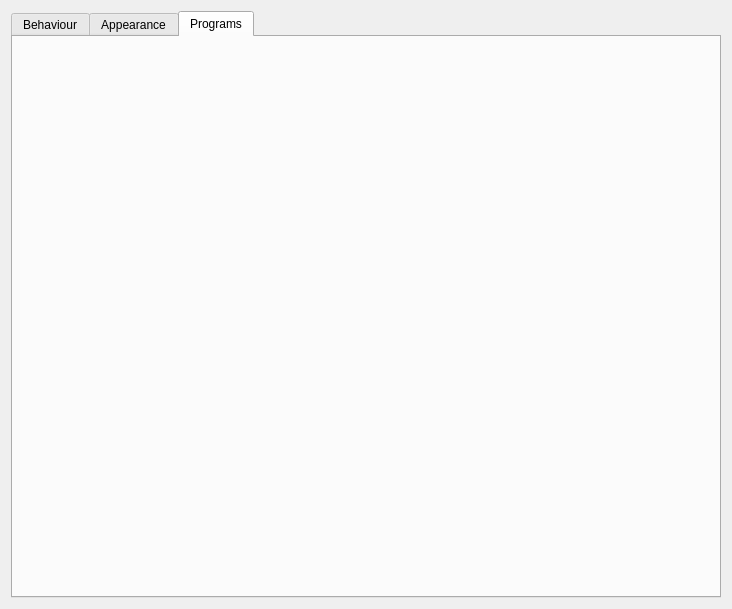
<ui version="4.0" >
 <class>Dialog</class>
 <widget class="QDialog" name="Dialog" >
  <property name="geometry" >
   <rect>
    <x>0</x>
    <y>0</y>
    <width>732</width>
    <height>609</height>
   </rect>
  </property>
  <property name="windowTitle" >
   <string>Dialog</string>
  </property>
  <layout class="QVBoxLayout" name="verticalLayout" >
   <item>
    <widget class="QTabWidget" name="tabSettings" >
     <property name="currentIndex" >
      <number>2</number>
     </property>
     <widget class="QWidget" name="tab" >
      <property name="geometry" >
       <rect>
        <x>0</x>
        <y>0</y>
        <width>716</width>
        <height>568</height>
       </rect>
      </property>
      <attribute name="title" >
       <string>Behaviour</string>
      </attribute>
      <layout class="QVBoxLayout" name="verticalLayout_2" >
       <item>
        <widget class="QGroupBox" name="groupBox" >
         <property name="title" >
          <string>Activation method</string>
         </property>
         <layout class="QVBoxLayout" name="verticalLayout_3" >
          <item>
           <widget class="QRadioButton" name="radioButton" >
            <property name="text" >
             <string>Click on everything</string>
            </property>
           </widget>
          </item>
          <item>
           <widget class="QLabel" name="label" >
            <property name="text" >
             <string>Choose this option if you like to click. Every interface item will be activated only by clicking it.</string>
            </property>
            <property name="wordWrap" >
             <bool>true</bool>
            </property>
           </widget>
          </item>
          <item>
           <widget class="QRadioButton" name="radioButton_2" >
            <property name="text" >
             <string>Classical menu</string>
            </property>
           </widget>
          </item>
          <item>
           <widget class="QLabel" name="label_2" >
            <property name="text" >
             <string>Choose this option if you want the menu to behave like the standard application launchers. In order to launch applications, you should click on them. Section buttons are activated by hovering.</string>
            </property>
            <property name="wordWrap" >
             <bool>true</bool>
            </property>
           </widget>
          </item>
          <item>
           <widget class="QRadioButton" name="radioButton_3" >
            <property name="text" >
             <string>Hover activation</string>
            </property>
           </widget>
          </item>
          <item>
           <widget class="QLabel" name="label_3" >
            <property name="text" >
             <string>Choose this option if you want to avoid clicking. Section buttons are activated by hovering. Applications are launched by hovering the button extenders.</string>
            </property>
            <property name="wordWrap" >
             <bool>true</bool>
            </property>
           </widget>
          </item>
         </layout>
        </widget>
       </item>
       <item>
        <widget class="QGroupBox" name="groupBox_2" >
         <property name="title" >
          <string>GroupBox</string>
         </property>
        </widget>
       </item>
      </layout>
     </widget>
     <widget class="QWidget" name="tab_2" >
      <property name="geometry" >
       <rect>
        <x>0</x>
        <y>0</y>
        <width>716</width>
        <height>568</height>
       </rect>
      </property>
      <attribute name="title" >
       <string>Appearance</string>
      </attribute>
     </widget>
     <widget class="QWidget" name="tab_3" >
      <attribute name="title" >
       <string>Programs</string>
      </attribute>
     </widget>
    </widget>
   </item>
  </layout>
 </widget>
 <resources/>
 <connections/>
</ui>
